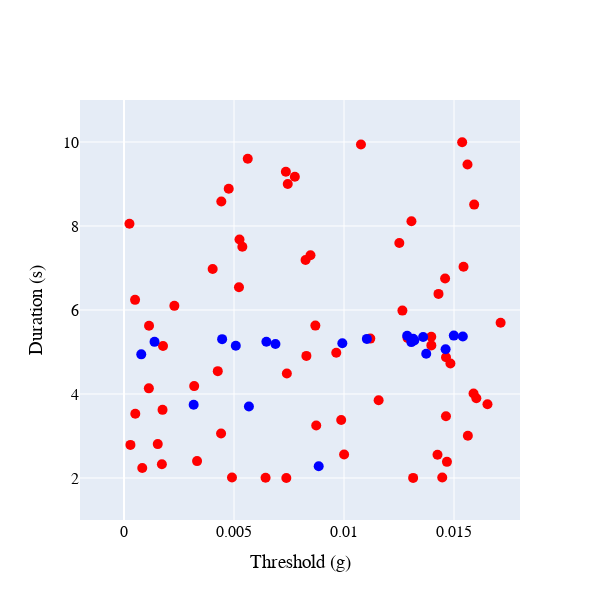

Source (notebook cell):
### Code cell
import plotly.graph_objects as go

# Font customization variables - modify as desired
font_family = "Times New Roman"
font_size = 16          # Font size
font_color = "black"    # Font color

# Create figure object
fig = go.Figure()

# Add first dataset R_PRE (red) using the same approach for both datasets
fig.add_trace(go.Scatter(
    x=R_PRE[:, 0],       # x-axis: threshold (first column)
    y=R_PRE[:, 1],       # y-axis: duration (second column)
    mode='markers',      # markers only
    marker=dict(
        size=10,         # marker size
        color='red'      # red color
    ),
    name='R_PRE'
))

# Add second dataset R_ONB (blue) using the same approach for both datasets
fig.add_trace(go.Scatter(
    x=R_ONB[:, 0],       # x-axis: threshold (first column)
    y=R_ONB[:, 1],       # y-axis: duration (second column)
    mode='markers',      # markers only
    marker=dict(
        size=10,         # marker size
        color='blue'     # blue color
    ),
    name='R_ONB'
))

# Update overall layout: set font, square canvas, axis labels, and cancel legend display
fig.update_layout(
    font=dict(
        family=font_family,
        size=font_size,
        color=font_color
    ),
    width=600,
    height=600,
    showlegend=False,          # Cancel legend display
    xaxis_title="Threshold (g)",   # x-axis label with unit g
    yaxis_title="Duration (s)"       # y-axis label with unit s
)

# Update x-axis range and tick font
fig.update_xaxes(
    range=[-0.002, 0.018],
    tickfont=dict(family=font_family, size=font_size, color=font_color)
)

# Update y-axis range and tick font
fig.update_yaxes(
    range=[1, 11],
    tickfont=dict(family=font_family, size=font_size, color=font_color)
)

# Show plot
fig.show()

### Figure 1 — Plotly figure (JSON) as saved in the notebook; plotly's stock layout.template omitted (floating-point values rounded to 4 significant figures)
{"data": [{"marker": {"color": "red", "size": 10}, "mode": "markers", "name": "R_PRE", "type": "scatter", "x": [0.00083, 0.002289, 0.005226, 0.01307, 0.01077, 0.01563, 0.0112, 0.003321, 0.0002483, 0.001535, 0.001752, 0.004412, 0.01484, 0.00476, 0.007444, 0.008476, 0.00319, 0.01561, 0.001138, 0.009648, 0.00403, 0.005379, 0.004909, 0.004424, 0.007403, 0.01397, 0.0005135, 0.008698, 0.01589, 0.01537, 0.0146, 0.008291, 0.01265, 0.00525, 0.01447, 0.01425, 0.01289, 0.01314, 0.000503, 0.008737, 0.01592, 0.01001, 0.004263, 0.006435, 0.01712, 0.008252, 0.001774, 0.007358, 0.01157, 0.01602, 0.01463, 0.00113, 0.0002924, 0.01252, 0.009872, 0.01468, 0.0143, 0.01652, 0.007765, 0.001722, 0.01543, 0.01397, 0.01464, 0.005625, 0.007379], "y": [2.24, 6.099, 6.541, 8.112, 9.939, 3.007, 5.319, 2.403, 8.053, 2.807, 3.623, 3.06, 4.727, 8.885, 9.002, 7.302, 4.188, 9.465, 5.626, 4.982, 6.977, 7.507, 2.014, 8.582, 4.49, 5.157, 3.53, 5.628, 4.012, 9.994, 6.749, 4.907, 5.986, 7.677, 2.011, 2.555, 5.336, 2.003, 6.241, 3.251, 8.509, 2.56, 4.545, 2.007, 5.696, 7.19, 5.142, 9.291, 3.853, 3.9, 3.472, 4.135, 2.788, 7.597, 3.383, 2.385, 6.384, 3.756, 9.173, 2.327, 7.031, 5.361, 4.875, 9.599, 2.002]}, {"marker": {"color": "blue", "size": 10}, "mode": "markers", "name": "R_ONB", "type": "scatter", "x": [0.006883, 0.01462, 0.005082, 0.005679, 0.01306, 0.009924, 0.001388, 0.01374, 0.0007844, 0.00885, 0.003166, 0.01319, 0.01287, 0.0154, 0.01315, 0.01104, 0.004461, 0.0136, 0.01499, 0.006472], "y": [5.19, 5.067, 5.149, 3.704, 5.235, 5.21, 5.241, 4.957, 4.943, 2.279, 3.742, 5.274, 5.388, 5.367, 5.316, 5.312, 5.306, 5.356, 5.39, 5.246]}], "layout": {"font": {"color": "black", "family": "Times New Roman", "size": 16}, "height": 600, "showlegend": false, "width": 600, "xaxis": {"range": [-0.002, 0.018], "tickfont": {"color": "black", "family": "Times New Roman", "size": 16}, "title": {"text": "Threshold (g)"}}, "yaxis": {"range": [1, 11], "tickfont": {"color": "black", "family": "Times New Roman", "size": 16}, "title": {"text": "Duration (s)"}}}}
